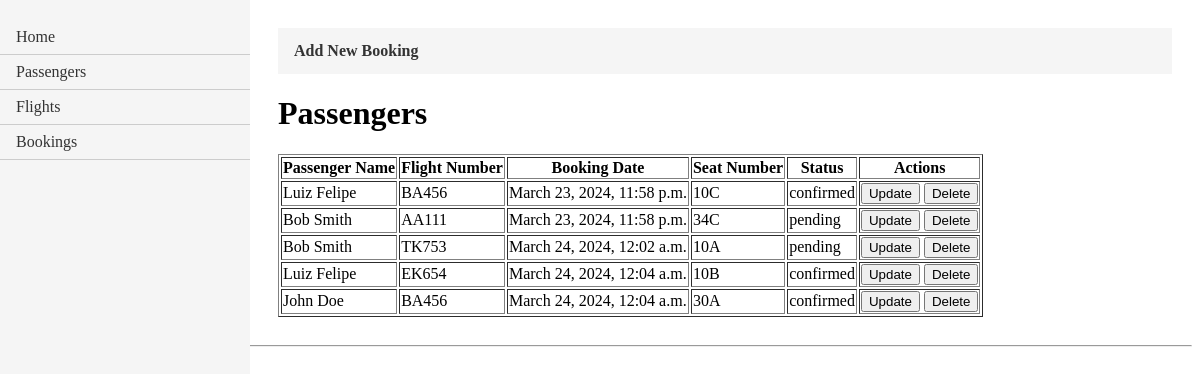
The page /booking_list/ on the database its author committed.
### FlightBookingApp/models.py (models this page shows, shortened)
class Passenger(models.Model):
    passengerID = models.AutoField(primary_key=True)
    name = models.CharField(max_length=100)
    email = models.EmailField(unique=True)
    phone = models.CharField(max_length=20)
    address = models.CharField(max_length=200)

class Flight(models.Model):
    flightID = models.AutoField(primary_key=True)
    flightNumber = models.CharField(max_length=20)
    departureAirport = models.CharField(max_length=3)
    arrivalAirport = models.CharField(max_length=3)
    departureTime = models.DateTimeField()
    arrivalTime = models.DateTimeField()
    capacity = models.IntegerField()
    price = models.DecimalField(max_digits=10, decimal_places=2)

class Booking(models.Model):
    bookingID = models.AutoField(primary_key=True)
    passengerID = models.ForeignKey(Passenger, on_delete=models.CASCADE)
    flightID = models.ForeignKey(Flight, on_delete=models.CASCADE)
    bookingDate = models.DateTimeField(auto_now_add=True)
    seatNumber = models.CharField(max_length=10)
    STATUS_CHOICES = (
        ('confirmed', 'Confirmed'),
        ('pending', 'Pending'),
        ('canceled', 'Canceled'),
    )
    status = models.CharField(max_length=20, choices=STATUS_CHOICES)

### FlightBookingApp/views.py (the view)
# urls.py: path('booking_list/', views.booking_list, name='booking_list'),
def booking_list(request):
    bookings = Booking.objects.all()
    bookings_formatted = []
    for booking in bookings:
        booking_formatted = {
            "bookingID": booking.bookingID,
            "passengerName": booking.passengerID.name,
            "flightNumber":booking.flightID.flightNumber,
            "bookingDate":booking.bookingDate,
            "seatNumber":booking.seatNumber,
            "status":booking.status,
        }
        bookings_formatted.append(booking_formatted)
    return render(request, 'booking_list.html', {'bookings_formatted': bookings_formatted})

### FlightBookingApp/templates/booking_list.html
{% extends "layout.html" %}
{% block content%}
<ul class="crud-menu">
    <li><a href="{% url 'create_booking' %}"><b>Add New Booking</b></a></li>
</ul>
<h1>Passengers</h1>
<table border="1">
    <thead>
      <tr>
        <th>Passenger Name</th>
        <th>Flight Number</th>
        <th>Booking Date</th>
        <th>Seat Number</th>
        <th>Status</th>
        <th>Actions</th>
      </tr>
    </thead>
    <tbody>
      {% for booking in bookings_formatted %}
      <tr>
        <td>{{ booking.passengerName }}</td>
        <td>{{ booking.flightNumber }}</td>
        <td>{{ booking.bookingDate }}</td>
        <td>{{ booking.seatNumber }}</td>
        <td>{{ booking.status }}</td>
        <td>
          <form action="#" method="post" style="display: inline;">
            <button type="submit">Update</button>
          </form>
          <form action="#" method="post" style="display: inline;">
            <button type="submit">Delete</button>
          </form>
        </td>
      </tr>
      {% endfor %}
    </tbody>
  </table>
{%endblock content%}

### FlightBookingApp/templates/layout.html (style rules this page uses)
.crud-menu { list-style-type: none; margin: 0; padding: 0; overflow: hidden; background-color: #f5f5f5; }
.crud-menu li { float: left; }
.crud-menu li a { display: block; color: #333; text-align: center; padding: 14px 16px; text-decoration: none; }

### rows shown on the page
Passenger: passengerName "Luiz Felipe" "Luiz Felipe"
Flight: flightNumber "BA456" "BA456"
Booking: bookingDate "March 23, 2024, 11:58 p.m.", seatNumber "10C", status "confirmed"
Passenger: passengerName "Bob Smith" "Bob Smith"
Flight: flightNumber "AA111"
Booking: bookingDate "March 23, 2024, 11:58 p.m.", seatNumber "34C", status "pending"
Flight: flightNumber "TK753"
Booking: bookingDate "March 24, 2024, 12:02 a.m.", seatNumber "10A", status "pending"
Flight: flightNumber "EK654"
Booking: bookingDate "March 24, 2024, 12:04 a.m.", seatNumber "10B", status "confirmed"
Passenger: passengerName "John Doe"
Booking: bookingDate "March 24, 2024, 12:04 a.m.", seatNumber "30A", status "confirmed"
